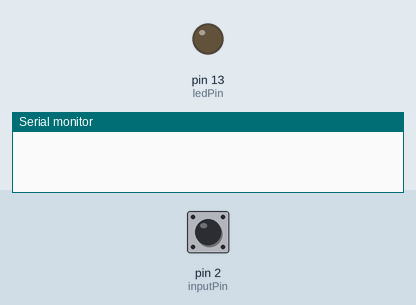
A sketch run on a simulated Arduino Uno, built with avr-gcc and run on an emulated ATmega328P. Shown: output pins drawn as LEDs (lit = HIGH), the last lines printed to the serial monitor. Dashed ring = blinking. Inputs (shaded band) come from the test bench; at power-on: pin 2 (inputPin) HIGH.

Above: at 1.2 s.
1.3 s: pin 2 (inputPin) pulled LOW for 1 s
At 1.45 s:
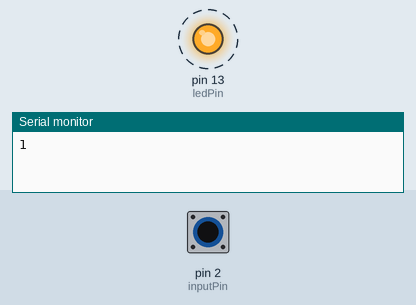
4.3 s: pin 2 (inputPin) pulled LOW for 3.2 s
At 8.4 s:
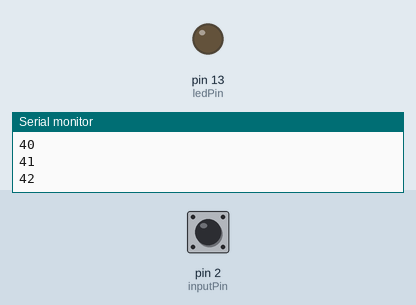
Timing chart, 0 to 9.9 s (numbered marks = the images above; inputs shaded):
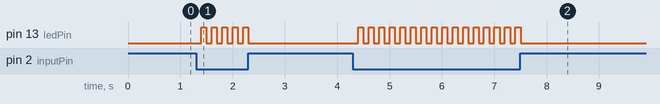

Measured:
- after the input at 1.3 s, pin 13 (ledPin): alternates HIGH for 0.10 s and LOW for 0.10 s, 10 changes in all, then stays LOW, starting after 0.10 s
- after the input at 4.3 s, pin 13 (ledPin): alternates HIGH for 0.10 s and LOW for 0.10 s, 32 changes in all, then stays LOW, starting after 0.10 s

The sketch:

AR04_Dinput_count.ino
```cpp
/*
 예제 5.1
 스위치 입력
*/

// 내장된 LED를 사용하기 위해
// LED pin을 13번으로 설정
const int ledPin = 13;
// 2번 핀을 스위치 입력으로 설정
const int inputPin = 2;
// 스위치 입력 횟수 저장 변수
int count=0;

void setup() {
  // Arduino 13번 핀에 내장된 LED를 출력으로 설정한다.
  pinMode(ledPin, OUTPUT);
  // 스위치 입력을 위하여 2번핀을 입력으로 설정하고 풀업시킨다.
  pinMode(inputPin, INPUT_PULLUP );
  //
  Serial.begin(9600);
}

void loop(){
int swInput = digitalRead(inputPin); // 스위치 입력을 받는다
int ledOutput = digitalRead(ledPin); // LED의 출력 상태를 확인한다
if (swInput == LOW){
  delay(100);
if (ledOutput) digitalWrite(ledPin, LOW);// LED가 점등되어 있으면 소등
else digitalWrite(ledPin, HIGH);// LED가 소등되어 있으면 점등
++count;
//
Serial.println(count);
};
}
```
